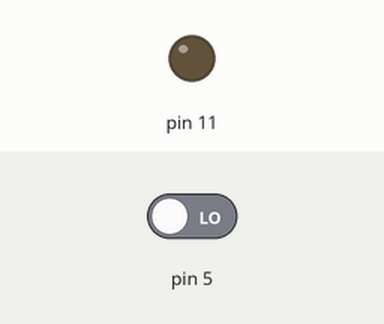
Simulated run of this sketch. Board: Arduino Uno, built with avr-gcc and run on an emulated ATmega328P. On the bench: output pins drawn as LEDs (lit = HIGH). The inputs (shaded band) are chosen by the test bench; at power-on: pin 5 LOW.

Above: at 1.2 s.
1.3 s: pin 5 driven HIGH
At 1.6 s:
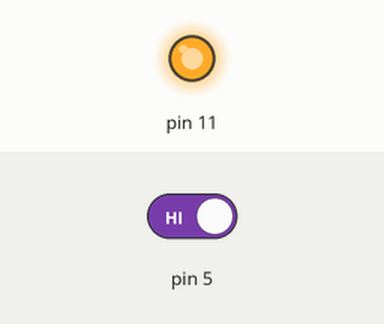
2.8 s: pin 5 driven LOW
At 4.0 s:
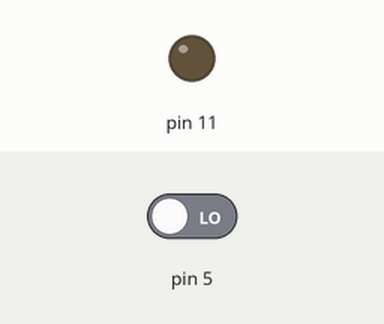
Timing chart, 0 to 5.8 s (numbered marks = the images above; inputs shaded):
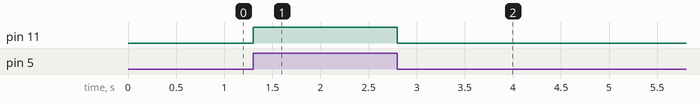

The sketch:

push_button_led.ino
```cpp
int data = 0;
void setup ()
{
  pinMode(5, INPUT);
  pinMode(11, OUTPUT);
}

void loop()  {

    data = digitalRead(5);

    if(data == 1)  {
      digitalWrite(11, HIGH);
    } else {
      digitalWrite(11, LOW);
    }
}
```

Measured:
- after the input at 1.3 s, pin 11: LOW → HIGH at once
- after the input at 2.8 s, pin 11: HIGH → LOW at once
